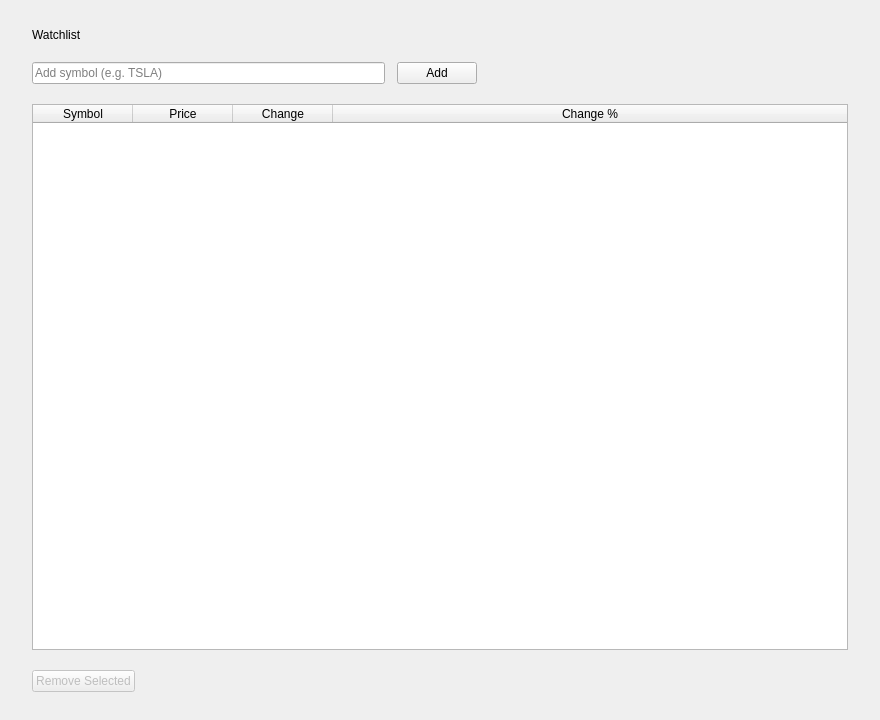
<?xml version="1.0" encoding="UTF-8"?>
<ui version="4.0">
 <class>WatchlistPage</class>
 <widget class="QWidget" name="WatchlistPage">
  <property name="geometry">
   <rect><x>0</x><y>0</y><width>880</width><height>720</height></rect>
  </property>
  <layout class="QVBoxLayout" name="contentLayout">
   <property name="spacing"><number>20</number></property>
   <property name="leftMargin"><number>32</number></property>
   <property name="topMargin"><number>28</number></property>
   <property name="rightMargin"><number>32</number></property>
   <property name="bottomMargin"><number>28</number></property>

   <item>
    <widget class="QLabel" name="pageTitleLabel">
     <property name="objectName"><string>heading2</string></property>
     <property name="text"><string>Watchlist</string></property>
    </widget>
   </item>

   <!-- Add symbol row -->
   <item>
    <layout class="QHBoxLayout" name="addLayout">
     <property name="spacing"><number>12</number></property>
     <item>
      <widget class="QLineEdit" name="symbolInput">
       <property name="placeholderText"><string>Add symbol (e.g. TSLA)</string></property>
       <property name="maximumWidth"><number>260</number></property>
      </widget>
     </item>
     <item>
      <widget class="QPushButton" name="addButton">
       <property name="objectName"><string>btnPrimary</string></property>
       <property name="text"><string>Add</string></property>
      </widget>
     </item>
     <item>
      <widget class="QLabel" name="addResultLabel">
       <property name="objectName"><string>successLabel</string></property>
       <property name="text"><string></string></property>
      </widget>
     </item>
     <item>
      <spacer name="spacerAdd">
       <property name="orientation"><enum>Qt::Horizontal</enum></property>
       <property name="sizeHint" stdset="0"><size><width>40</width><height>20</height></size></property>
      </spacer>
     </item>
    </layout>
   </item>

   <!-- Watchlist table -->
   <item>
    <widget class="QTableWidget" name="watchlistTable">
     <property name="columnCount"><number>4</number></property>
     <property name="rowCount"><number>0</number></property>
     <property name="editTriggers"><set>QAbstractItemView::NoEditTriggers</set></property>
     <property name="selectionBehavior"><enum>QAbstractItemView::SelectRows</enum></property>
     <property name="showGrid"><bool>false</bool></property>
     <property name="alternatingRowColors"><bool>true</bool></property>
     <attribute name="horizontalHeaderStretchLastSection"><bool>true</bool></attribute>
     <column><property name="text"><string>Symbol</string></property></column>
     <column><property name="text"><string>Price</string></property></column>
     <column><property name="text"><string>Change</string></property></column>
     <column><property name="text"><string>Change %</string></property></column>
    </widget>
   </item>

   <!-- Remove selected -->
   <item>
    <layout class="QHBoxLayout" name="removeLayout">
     <item>
      <widget class="QPushButton" name="removeButton">
       <property name="objectName"><string>btnDanger</string></property>
       <property name="text"><string>Remove Selected</string></property>
       <property name="enabled"><bool>false</bool></property>
      </widget>
     </item>
     <item>
      <spacer name="spacerRemove">
       <property name="orientation"><enum>Qt::Horizontal</enum></property>
       <property name="sizeHint" stdset="0"><size><width>40</width><height>20</height></size></property>
      </spacer>
     </item>
    </layout>
   </item>

  </layout>
 </widget>
 <resources/>
 <connections/>
</ui>
